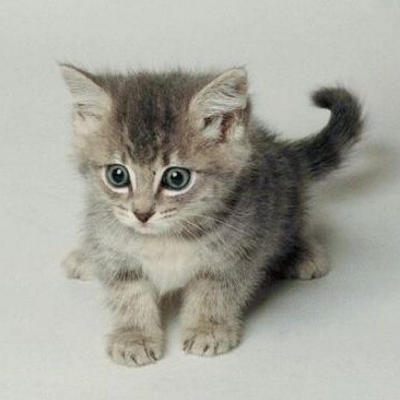
#> input picture ImagesPython/image.png, 400 x 400 px, found by its file name
$ python miroirY.py
#> lines starting #> are read from the running program, lines starting #| are printed output that depends on the picture
from PIL import Image


im1=Image.open("image.png")
#> im1 is the input picture: PIL image 400x400 RGB; mean R, G, B 166.8, 166.7, 157.6
im2=Image.new("RGB", (400,400))
#> im2: PIL image 400x400 RGB; every value is 0

for y in range(400):
  for x in range(400):
   p1=im1.getpixel((x,y))

   im2.putpixel((x,399-y),p1)
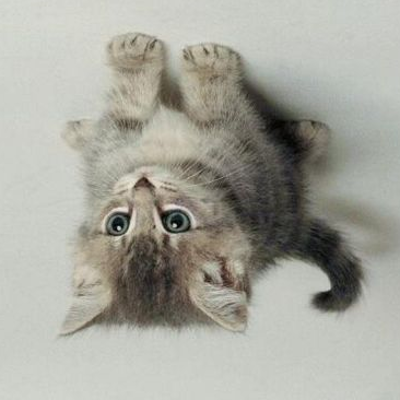
#> im2: PIL image 400x400 RGB; mean R, G, B 166.8, 166.7, 157.6


#im1.show()
im2.save("image.png")
